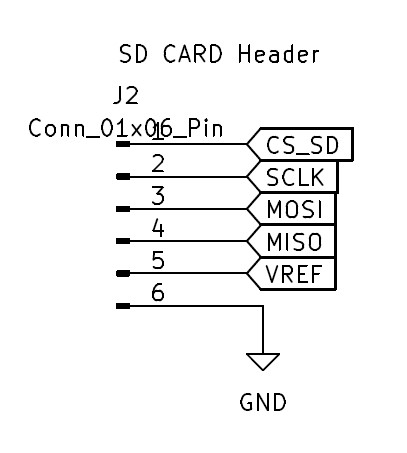
#> input picture img/SD_Card-Connections.jpg, 407 x 453 px
$ python -i to-frames.py   (imports and definitions only)
#> lines starting #> are read from the running program, lines starting #| are printed output that depends on the picture; after the words box and inside, x2 and y2 are one past the last pixel; in counts of white or black regions, pixels touching at a corner belong together
#> further down, picture is the input picture: shape (453, 407); min 0, max 255, mean 243
import os
from moviepy.editor import VideoFileClip
from PIL import Image, ImageOps
from tqdm import tqdm

# Define output resolution for your e-paper display
FRAME_WIDTH = 400
FRAME_HEIGHT = 300

def crop_image_to_proper_ratio(img, target_width, target_height):
#> called with target_width = 400, target_height = 300
    width, height = img.size
#> width = 407; height = 453
    target_ratio = target_width / target_height
    if (width / height) > target_ratio:
        new_width = int(target_ratio * height)
        left = (width - new_width) // 2
        right = left + new_width
        img = img.crop((left, 0, right, height))
    elif (width / height) < target_ratio:
        new_height = int(width / target_ratio)
#> new_height = 305
        top = (height - new_height) // 2
#> top = 74
        bottom = top + new_height
#> bottom = 379
        img = img.crop((0, top, width, bottom))
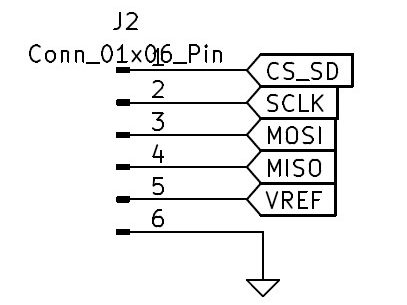
#> img: PIL image 407x305 L; min 0, max 255, mean 239.5
    return img

def process_frame(frame):
    img = Image.fromarray(frame)
    img = ImageOps.exif_transpose(img)
    img = ImageOps.autocontrast(img, cutoff=2)
    img = crop_image_to_proper_ratio(img, FRAME_WIDTH, FRAME_HEIGHT)
    img = img.resize((FRAME_WIDTH, FRAME_HEIGHT), Image.LANCZOS)
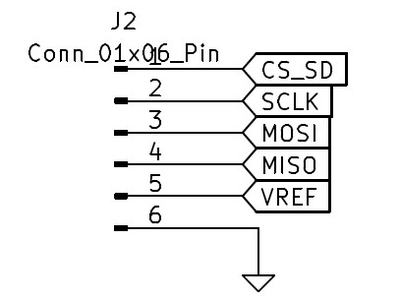
#> img: PIL image 400x300 L; min 0, max 255, mean 239.5
    img = img.convert("1", dither=Image.FLOYDSTEINBERG)
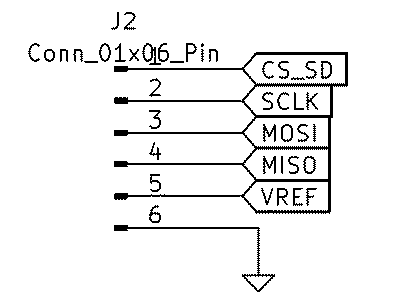
#> img: PIL image 400x300 1; 94% white; black in thin lines or dots, all inside (x1, y1, x2, y2) = (28, 12, 348, 292)
    return img

def extract_frames(video_path, output_folder, fps=1):
    if fps <= 0:
        raise ValueError("FPS must be a positive integer.")

    # Load the video
    with VideoFileClip(video_path) as clip:
        duration = int(clip.duration)
        os.makedirs(output_folder, exist_ok=True)
        with tqdm(total=duration // fps, desc="Processing frames", unit="frame") as pbar:
            for second in range(0, duration, fps):
                try:
                    frame = clip.get_frame(second)
                    img = process_frame(frame)
                    output_path = os.path.join(output_folder, f"frame_{second:04d}.bmp")
                    img.save(output_path, format="BMP")
                    pbar.update(1)
                except Exception as e:
                    print(f"Error processing frame at {second}s: {e}")
    print(f"Frame extraction complete! Frames saved in '{output_folder}'.")

# [13 lines not run here, left out]

>>> import cv2
>>> picture = cv2.imread('img/SD_Card-Connections.jpg', cv2.IMREAD_GRAYSCALE)
>>> result = process_frame(picture)
